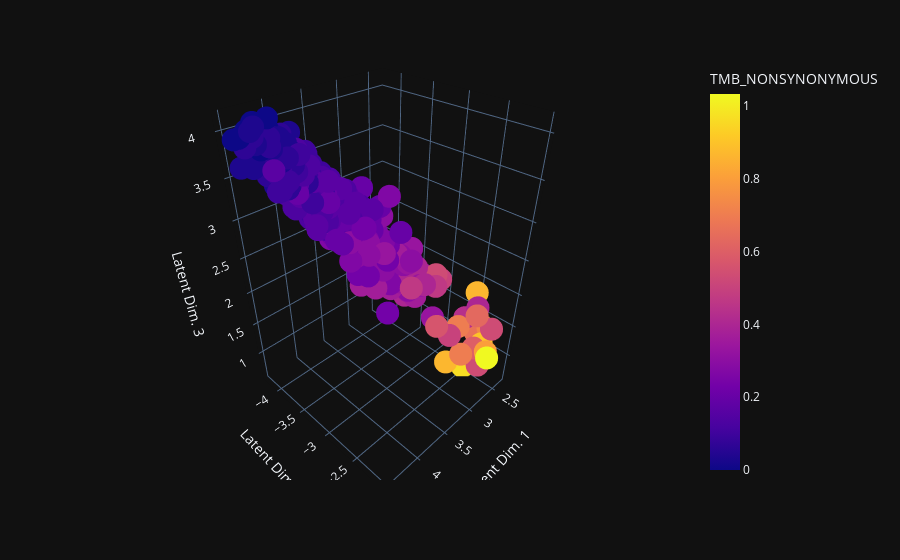

This figure's notebook cell:
### Code cell
fig = px.scatter_3d(val_vis_data, x='Latent Dim. 1', y='Latent Dim. 2', z='Latent Dim. 3', color='TMB_NONSYNONYMOUS', template='plotly_dark')
fig.show()

### Figure 1 — Plotly figure (JSON) as saved in the notebook; plotly's stock layout.template omitted (floating-point values rounded to 4 significant figures; data arrays with more than 128 entries replaced by an {"elided": "..."} marker saying what was removed)
{"data": [{"hovertemplate": "Latent Dim. 1=%{x}<br>Latent Dim. 2=%{y}<br>Latent Dim. 3=%{z}<br>TMB_NONSYNONYMOUS=%{marker.color}<extra></extra>", "legendgroup": "", "marker": {"color": {"elided": "576 float values"}, "coloraxis": "coloraxis", "symbol": "circle"}, "mode": "markers", "name": "", "scene": "scene", "showlegend": false, "type": "scatter3d", "x": {"elided": "576 float values"}, "y": {"elided": "576 float values"}, "z": {"elided": "576 float values"}}], "layout": {"coloraxis": {"colorbar": {"title": {"text": "TMB_NONSYNONYMOUS"}}, "colorscale": [[0, "#0d0887"], [0.1111, "#46039f"], [0.2222, "#7201a8"], [0.3333, "#9c179e"], [0.4444, "#bd3786"], [0.5556, "#d8576b"], [0.6667, "#ed7953"], [0.7778, "#fb9f3a"], [0.8889, "#fdca26"], [1, "#f0f921"]]}, "legend": {"tracegroupgap": 0}, "margin": {"t": 60}, "scene": {"domain": {"x": [0, 1], "y": [0, 1]}, "xaxis": {"title": {"text": "Latent Dim. 1"}}, "yaxis": {"title": {"text": "Latent Dim. 2"}}, "zaxis": {"title": {"text": "Latent Dim. 3"}}}}}
